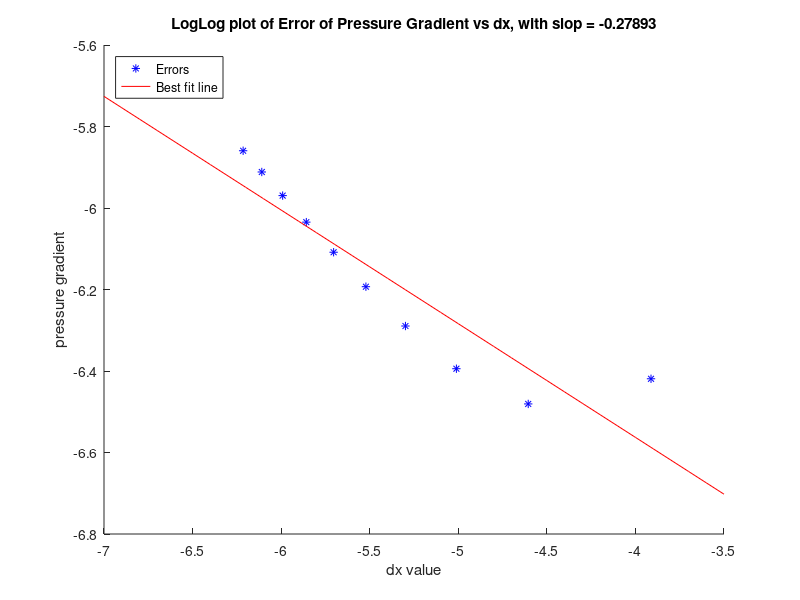

Source code (MATLAB):
function mit18086_navierstokes
%MIT18086_NAVIERSTOKES
%    Solves the incompressible Navier-Stokes equations in a
%    rectangular domain with prescribed velocities along the
%    boundary. The solution method is finite differencing on
%    a staggered grid with implicit diffusion and a Chorin
%    projection method for the pressure.
%    Visualization is done by a colormap-isoline plot for
%    pressure and normalized quiver and streamline plot for
%    the velocity field.
%    The standard setup solves a lid driven cavity problem.

% 07/2007 by Benjamin Seibold
%            http://www-math.mit.edu/~seibold/
% Feel free to modify for teaching and learning.

% 03/2017 by MC Kropinski - corrected BCs

close all; clear; clc;

Errors = [] ;

%for dt = [5e-1,1e-1,5e-2,1e-2,5e-3,1e-3]
Col = 0;

%[5e-1,1e-1,5e-2,1e-2,5e-3,1e-3]
for m = 50:50:500


%-----------------------------------------------------------------------
Re = 1e2;     % Reynolds number
dt = 1e-3;    % time step
tf = dt ;    % final time
lx = 1;       % width of box
ly = 1;       % height of box
dx = 1/m ;
%dx = 1e-2 ;   % Set delta x 
nx = lx/dx      % number of x-gridpoints
ny = nx;      % number of y-gridpoints
nsteps = 7;  % number of steps with graphic output


%-----------------------------------------------------------------------
%nt = ceil(tf/dt); dt = tf/nt;
x = linspace(0,lx,nx+1); hx = lx/nx;
y = linspace(0,ly,ny+1); hy = ly/ny;
[X,Y] = meshgrid(y,x);
%-----------------------------------------------------------------------
% initial conditions
V = zeros(nx,ny-1) ;

% Set the parabolic profile initial conditions. 
 U = zeros(nx-1,ny);
 
 for n = 1:nx-1 
     %U(n,:) = y(1:end-1).*(ly - y(2:end)) ;
     U(n,:) = avg(y).*(ly - avg(y)) ;
 end
 
% boundary conditions
 vN = avg(x)*0;
 vS = avg(x)*0;
 vW = y*0;
 vE = y*0;


% New boundary conditions for infinite channel like flow. The BCs for V
% don't cange and we set the BCs for U equal to the exact solution for
% channel flow on the boundaries. The top and bottom get nN and nS get no
% slip BCs. 

uW = avg(y).*(ly - avg(y)) ;
uE = avg(y).*(ly - avg(y)) ;
% uW = y(1:end-1).*(ly - y(2:end)) ;
% uE = y(1:end-1).*(ly - y(2:end)) ;

uN = x*0 ;
uS = x*0 ;


% uE(1) = 0;
% uE(end) = 0;
% uW(1) = 0;
% uE(end) = 0;


% Store the exact negative pressure gradient
DPexact = -2/Re*ones(1,numel(avg(y))) ;


%-----------------------------------------------------------------------
%Original BCs, with bug
%Ubc = dt/Re*([2*uS(2:end-1)' zeros(nx-1,ny-2) 2*uN(2:end-1)']/hy^2+...
%      [uW;zeros(nx-3,ny);uE]/hx^2);
%Vbc = dt/Re*([vS' zeros(nx,ny-3) vN']/hy^2+...
%      [2*vW(2:end-1);zeros(nx-2,ny-1);2*vE(2:end-1)]/hx^2);
%
% Corrected BCs:
Ubc = dt/Re*([2*uS(2:end-1)' zeros(nx-1,ny-2) 2*uN(2:end-1)']/hy^2+...
      [uW;zeros(nx-3,ny);uE]/hx^2);
 
Vbc = dt/Re*([vS' zeros(nx,ny-3) vN']/hy^2+...
      [2*vW(2:end-1);zeros(nx-2,ny-1);2*vE(2:end-1)]/hx^2);
  

  
fprintf('initialization')
Lp = kron(speye(ny),K1(nx,hx,1))+kron(K1(ny,hy,1),speye(nx));
Lp(1,1) = 3/2*Lp(1,1);
 
perp = symamd(Lp); Rp = chol(Lp(perp,perp)); Rpt = Rp';
Lu = speye((nx-1)*ny)+dt/Re*(kron(speye(ny),K1(nx-1,hx,2))+...
     kron(K1(ny,hy,3),speye(nx-1)));
peru = symamd(Lu); Ru = chol(Lu(peru,peru)); Rut = Ru';
Lv = speye(nx*(ny-1))+dt/Re*(kron(speye(ny-1),K1(nx,hx,3))+...
     kron(K1(ny-1,hy,2),speye(nx)));
perv = symamd(Lv); Rv = chol(Lv(perv,perv)); Rvt = Rv';
Lq = kron(speye(ny-1),K1(nx-1,hx,2))+kron(K1(ny-1,hy,2),speye(nx-1));
perq = symamd(Lq); Rq = chol(Lq(perq,perq)); Rqt = Rq';

fprintf(', time loop\n--20%%--40%%--60%%--80%%-100%%\n')
for k = 1:1
   % treat nonlinear terms
   gamma = min(1.2*dt*max(max(max(abs(U)))/hx,max(max(abs(V)))/hy),1);
   Ue = [uW;U;uE]; Ue = [2*uS'-Ue(:,1) Ue 2*uN'-Ue(:,end)];
   Ve = [vS' V vN']; Ve = [2*vW-Ve(1,:);Ve;2*vE-Ve(end,:)];
   Ua = avg(Ue')'; Ud = diff(Ue')'/2;
   Va = avg(Ve);   Vd = diff(Ve)/2;
   UVx = diff(Ua.*Va-gamma*abs(Ua).*Vd)/hx;
   UVy = diff((Ua.*Va-gamma*Ud.*abs(Va))')'/hy;
   Ua = avg(Ue(:,2:end-1));   Ud = diff(Ue(:,2:end-1))/2;
   Va = avg(Ve(2:end-1,:)')'; Vd = diff(Ve(2:end-1,:)')'/2;
   U2x = diff(Ua.^2-gamma*abs(Ua).*Ud)/hx;
   V2y = diff((Va.^2-gamma*abs(Va).*Vd)')'/hy;
   U = U-dt*(UVy(2:end-1,:)+U2x);
   V = V-dt*(UVx(:,2:end-1)+V2y);
   
   
   
   % implicit viscosity
   rhs = reshape(U+Ubc,[],1);
   u(peru) = Ru\(Rut\rhs(peru));
   U = reshape(u,nx-1,ny);
   rhs = reshape(V+Vbc,[],1);
   v(perv) = Rv\(Rvt\rhs(perv));
   V = reshape(v,nx,ny-1);
   
  
    
   
   % pressure correction
   rhs = reshape(diff([uW;U;uE])/hx+diff([vS' V vN']')'/hy,[],1);
   p(perp) = -Rp\(Rpt\rhs(perp));
   P = reshape(p,nx,ny);
   U = U-diff(P)/hx;
   V = V-diff(P')'/hy;
   
   
 
   
   % Extract and compute the pressure gradient
   DP = (1/dt)*diff(P)/hx ;
   %imagesc(DP')
   DP = DP(ceil(nx/2),:) ;
%    figure(1)
%    plot(avg(y),DP,'-','Color',[0.8, Col/9 ,0],'LineWidth',2, 'DisplayName', ['dx = ', num2str(dx)])
%      legend('-DynamicLegend', 'Location', 'north')
%    title(['Pressure Gradient at dt = ' num2str(dt)])
%    xlabel('y range')
%    ylabel('Pressure Gradient')
%    hold on
   
   Errors = [Errors norm(DP-DPexact,2)] ;
   
   Col = Col + 1; 
   
%    % visualization
%    if floor(25*k/nt)>floor(25*(k-1)/nt), fprintf('.'), end
%    if k==1|floor(nsteps*k/nt)>floor(nsteps*(k-1)/nt)
%       % stream function
%       rhs = reshape(diff(U')'/hy-diff(V)/hx,[],1);
%       q(perq) = Rq\(Rqt\rhs(perq));
%       Q = zeros(nx+1,ny+1);
%       Q(2:end-1,2:end-1) = reshape(q,nx-1,ny-1);
%       clf, 
%       %contourf(avg(x),avg(y),P',20,'w-'),
%       hold on
%       %contour(x,y,Q',20,'k-');
%       Ue = [uS' avg([uW;U;uE]')' uN'];
%       Ve = [vW;avg([vS' V vN']);vE];
%       Len = sqrt(Ue.^2+Ve.^2+eps);
%       %quiver(x,y,(Ue./Len)',(Ve./Len)',.4,'k-')
%       colorbar
%       contourf(x,y,Ve',20,'w-')
%       
%       hold off, axis equal, axis([0 lx 0 ly])
%       p = sort(p); caxis(p([8 end-7]))
%       title(sprintf('Re = %0.1g   t = %0.2g',Re,k*dt))
%       drawnow
%    end
end
fprintf('\n')

end

%plot(avg(y),DPexact,'b','LineWidth',2,'DisplayName','Exact Gradient')

hold off 

% Fit a line to the log of the data
Coeff = polyfit(log(1./(50:50:500)), log(Errors),1) ;
disp(Coeff(1))
clf
hold on
title(['LogLog plot of Error of Pressure Gradient vs dx, with slop = ' num2str(Coeff(1))])
plot(log(1./(50:50:500)),log(Errors),'b*')
plot(-7:0.1:-3.5, polyval(Coeff,-7:0.1:-3.5),'r')
xlabel('dx value')
ylabel('pressure gradient')
legend('Errors','Best fit line','Location','NorthWest')
hold off

% hold on
% loglog((1./(50:50:500)),[(Errors)],'b*')
% plot((1./(50:50:500)),(polyval(Coeff,1./(50:50:500))),'r')
% 
% hold off



% plot(avg(y),DPexact,'r','LineWidth',2,'Displayname','Exact Gradient')
% hold off
%=======================================================================

function B = avg(A,k)
if nargin<2, k = 1; end
if size(A,1)==1, A = A'; end
if k<2, B = (A(2:end,:)+A(1:end-1,:))/2; else, B = avg(A,k-1); end
if size(A,2)==1, B = B'; end

function A = K1(n,h,a11)
% a11: Neumann=1, Dirichlet=2, Dirichlet mid=3;
A = spdiags([-1 a11 0;ones(n-2,1)*[-1 2 -1];0 a11 -1],-1:1,n,n)'/h^2;


